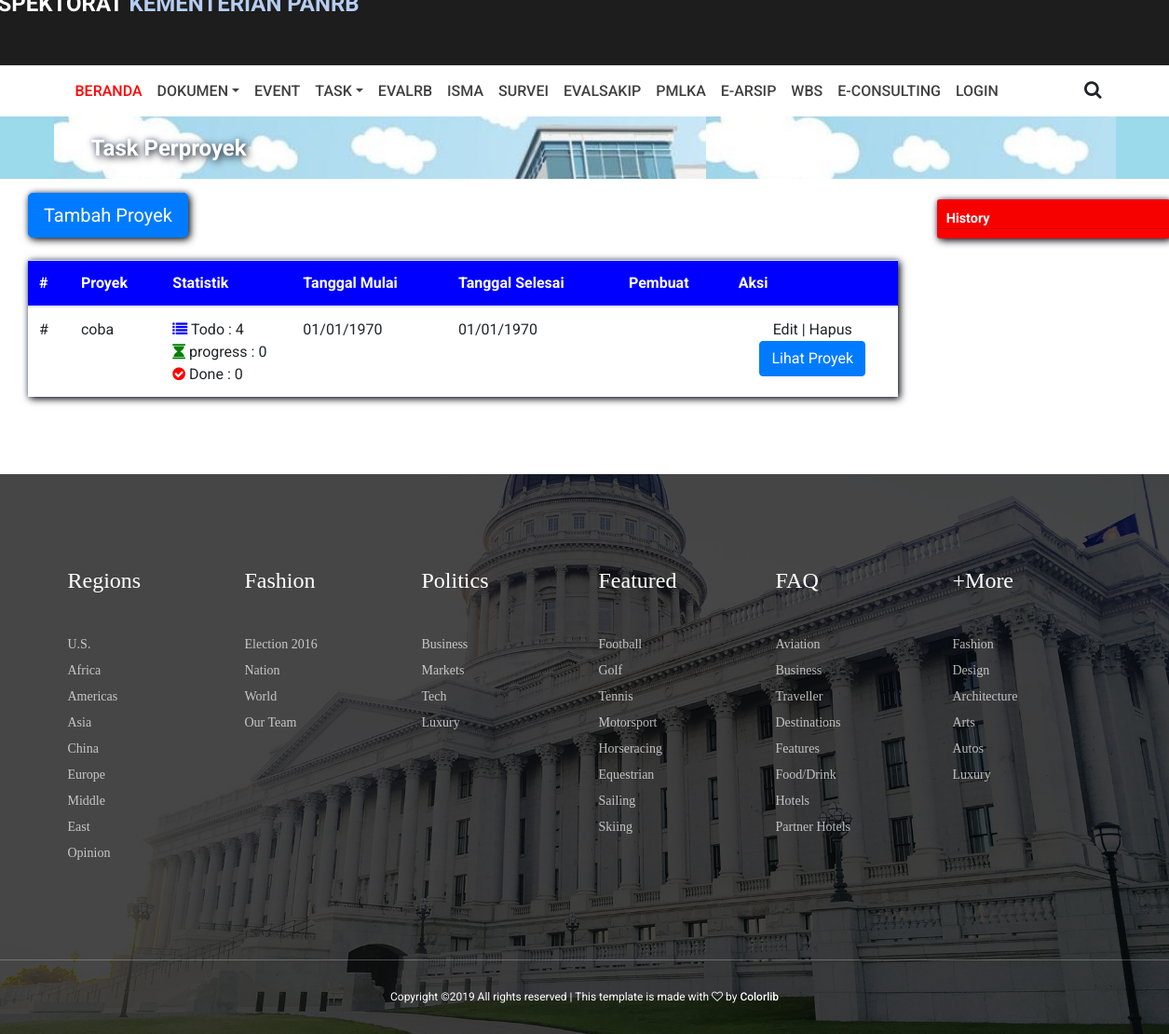
The app's page /index.php/task/perproyek, older data.
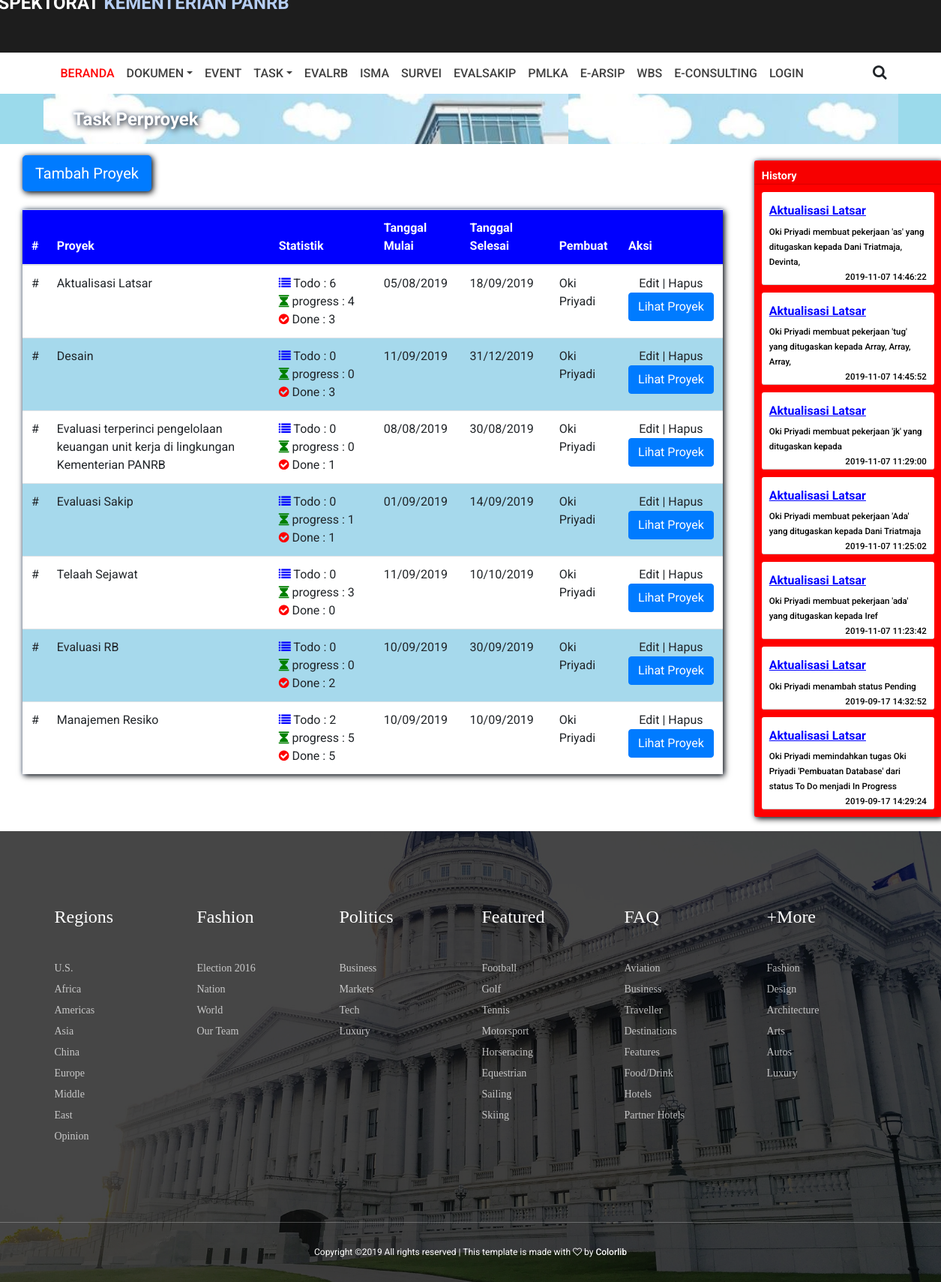
The same page, newer data.
### tables this page shows
CREATE TABLE `task_project` (
  `id_project` bigint(20) NOT NULL,
  `project_name` text NOT NULL,
  `status` text NOT NULL COMMENT 'Status proyek tersebut masih aktif, sudah selesai, pending atau belum dikerjakan',
  `id_creator` int(11) NOT NULL,
  `created_at` datetime NOT NULL DEFAULT CURRENT_TIMESTAMP,
  `start_date` datetime DEFAULT NULL,
  `end_date` datetime DEFAULT NULL
);

CREATE TABLE `user` (
  `user_id` int(10) NOT NULL,
  `nama` text NOT NULL,
  `nip` varchar(19) NOT NULL,
  `role` varchar(15) NOT NULL,
  `jabatan` text NOT NULL,
  `unit_kerja` text NOT NULL,
  `username` varchar(30) NOT NULL,
  `password` text NOT NULL,
  `foto` text
);

CREATE TABLE `task_history` (
  `id_history` bigint(20) NOT NULL,
  `history_name` text NOT NULL,
  `id_creator` int(11) NOT NULL,
  `id_project` int(11) NOT NULL,
  `id_task` bigint(20) DEFAULT NULL,
  `data` int(11) NOT NULL,
  `date_creation` datetime NOT NULL DEFAULT CURRENT_TIMESTAMP
);

### application/controllers/Task.php (called while the page is built, shortened)
<?php
class Task extends CI_Controller {
	public function perproyek()
	{
			$proyeks = $this->task_model->getAllProject();
			$jumlah_proyek =  count($proyeks);
			$history = $this->task_model->get_history($jumlah_proyek);
			$hitungan_proyeks = array();
			foreach ($proyeks as $proyek ) {
				$hitungan_proyeks[$proyek["project_name"]] = array(
					"todo"=> $this->task_model->count_status_by_state(1,$proyek["id_project"]),
					"progress"=>$this->task_model->count_status_by_state(2,$proyek["id_project"]),
					"done"=>$this->task_model->count_status_by_state(3,$proyek["id_project"])
				);
			}
			$data = array(
			 	'content'=>'task/perproyek.php',
			 	'judul'=>'Task Perproyek',
			 	'proyeks' => $proyeks,
				'histories' => $history,
				"hitungan_proyeks"=>$hitungan_proyeks
			);
			$this->load->view('index_all', $data);
	}
}

### index.php (called while the page is built, shortened)
<?php
require_once BASEPATH.'core/CodeIgniter.php';

### application/models/Task_model.php (called while the page is built, shortened)
<?php
class Task_model extends CI_Model{
    public function get_history($jumlah_proyek){
      $this->db->select('*');
      $this->db->order_by("date_creation", "desc");
      $this->db->join('task_project','task_project.id_project= task_history.id_project','left');
      $this->db->limit($jumlah_proyek, 0);
      $query = $this->db->get("task_history");
      return $query->result_array();
    }
    public function getAllProject(){
      $this->db->select('*');
      $this->db->join('user','user.user_id= task_project.id_creator','left');
      $this->db->order_by("created_at", "desc");
      $query = $this->db->get("task_project");
      return $query->result_array();
    }
    public function count_status_by_state($id_state, $id_project){
      $this->db->select('count("id_detail") as jml ');
      $this->db->join('task_status', 'task_detail.id_status = task_status.id_status','left');
      $query = $this->db->get_where('task_detail',array("task_status.id_state"=>$id_state,"task_status.id_project"=>$id_project));
      return $query->row_array();
    }
}
?>

### application/views/task/perproyek.php (the view, shortened to what this page needs)
<div class="row body-low-bg ">
	<div class="col-md-12 content-dalam">
		<div class="row">
					<div class="col-md-9">
						<div class="row">
							<div class="col-md-5">
								<button type="button" class="btn btn-primary btn-lg btn-tambah" data-toggle="modal" data-target="#myModal">Tambah Proyek</button>
							</div>
						</div>
						<br />
						<table class="table table-proyek">
							<thead>
								<tr style="background:blue; color: white">
									<th>#</th>
									<th>Proyek</th>
									<th style="width:15%">Statistik</th>
									<th>Tanggal Mulai</th>
									<th>Tanggal Selesai</th>
									<th>Pembuat</th>
									<th>Aksi</th>
								</tr>
							</thead>
							<tbody>
								<?php
									$i = 0 ;
									foreach ($proyeks as $proyek) {
								?>
											<tr class="biru-langit <?php if($i%2==0){echo "putih";}else{echo "biru-langit";}?>" >
												<td>#</td>
												<td><?= $proyek["project_name"]?></td>
												<td>
														<span class="fa fa-list" style="color:blue"></span>
														Todo : <?php echo $hitungan_proyeks[$proyek["project_name"]]["todo"]["jml"]; ?>
														<br>
														<span class="fa fa-hourglass" style="color:green"></span>
														progress : <?php echo $hitungan_proyeks[$proyek["project_name"]]["progress"]["jml"]; ?>
														<br>
														<span class="fa fa-check-circle" style="color:red"></span>
														Done : <?php echo $hitungan_proyeks[$proyek["project_name"]]["done"]["jml"]; ?>
														<br>
												</td>
												<td><?= date('d/m/Y', strtotime($proyek["start_date"]))?></td>
												<td><?= date('d/m/Y', strtotime($proyek["end_date"]))?></td>
												<td><?= $proyek["nama"]?></td>
												<td style="text-align:center">
														Edit | Hapus <br>
														<a href="<?= base_url('index.php/task/proyek/'.$proyek["id_project"])?>" class="btn btn-primary">Lihat Proyek</a>
												</td>
											</tr>
								<?php
									$i++ ;
									}
								?>
							</tbody>
						</table>
					</div>
					<div class="col-md-3">
							<div class=" task-board" >
								<div class="status-card" style="background:red">
										<div class="card-header">
												<span class="card-header-text" style="color:white">History</span>
										</div>
										<ul class="sortable ui-sortable">
											<?php
												foreach ($histories as $history) {
											?>
													<a href="<?= base_url('index.php/task/proyek/'.$history["id_project"])?>">
														<li class="text-row ui-sortable-handle history-li">
															<h6 style="color:blue"><u><b><?= $history["project_name"]?></b></u></h6>
															<?= $history["history_name"]?><br>
															<div style="text-align:right;"> <?= $history["date_creation"]?> </div>
														</li>
													</a>
												<?php
													}
												?>
										</ul>
								</div>
							</div>
					</div>
			</div>
	</div>
</div>

Row changes from the older to the newer data that the page shows:
removed task_project: project_name "coba", jml "4", jml "0", start_date "01/01/1970", end_date "01/01/1970"
added task_project: project_name "Aktualisasi Latsar", jml "6", jml "4", jml "3", start_date "05/08/2019", end_date "18/09/2019", id_creator.nama "Oki Priyadi"
added task_project: project_name "Desain", jml "0", jml "3", start_date "11/09/2019", end_date "31/12/2019", id_creator.nama "Oki Priyadi"
added task_project: project_name "Evaluasi terperinci pengelolaan keuangan unit kerja di lingkungan Kementerian PANRB", jml "0", jml "1", start_date "08/08/2019", end_date "30/08/2019", id_creator.nama "Oki Priyadi"
added task_project: project_name "Evaluasi Sakip", jml "0", jml "1", start_date "01/09/2019", end_date "14/09/2019", id_creator.nama "Oki Priyadi"
added task_project: project_name "Telaah Sejawat", jml "0", jml "3", start_date "11/09/2019", end_date "10/10/2019", id_creator.nama "Oki Priyadi"
added task_project: project_name "Evaluasi RB", jml "0", jml "2", start_date "10/09/2019", end_date "30/09/2019", id_creator.nama "Oki Priyadi"
added task_project: project_name "Manajemen Resiko", jml "2", jml "5", start_date "10/09/2019", end_date "10/09/2019", id_creator.nama "Oki Priyadi"
added task_history: id_project.project_name "Aktualisasi Latsar", history_name "Oki Priyadi membuat pekerjaan 'as' yang ditugaskan kepada Dani Triatmaja, Devinta,", date_creation "2019-11-07 14:46:22"
added task_history: id_project.project_name "Aktualisasi Latsar", history_name "Oki Priyadi membuat pekerjaan 'tug' yang ditugaskan kepada Array, Array, Array,", date_creation "2019-11-07 14:45:52"
added task_history: id_project.project_name "Aktualisasi Latsar", history_name "Oki Priyadi membuat pekerjaan 'jk' yang ditugaskan kepada", date_creation "2019-11-07 11:29:00"
added task_history: id_project.project_name "Aktualisasi Latsar", history_name "Oki Priyadi membuat pekerjaan 'Ada' yang ditugaskan kepada Dani Triatmaja", date_creation "2019-11-07 11:25:02"
added task_history: id_project.project_name "Aktualisasi Latsar", history_name "Oki Priyadi membuat pekerjaan 'ada' yang ditugaskan kepada Iref", date_creation "2019-11-07 11:23:42"
added task_history: id_project.project_name "Aktualisasi Latsar", history_name "Oki Priyadi menambah status Pending", date_creation "2019-09-17 14:32:52"
added task_history: id_project.project_name "Aktualisasi Latsar", history_name "Oki Priyadi memindahkan tugas Oki Priyadi 'Pembuatan Database' dari status To Do menjadi In Progress", date_creation "2019-09-17 14:29:24"
